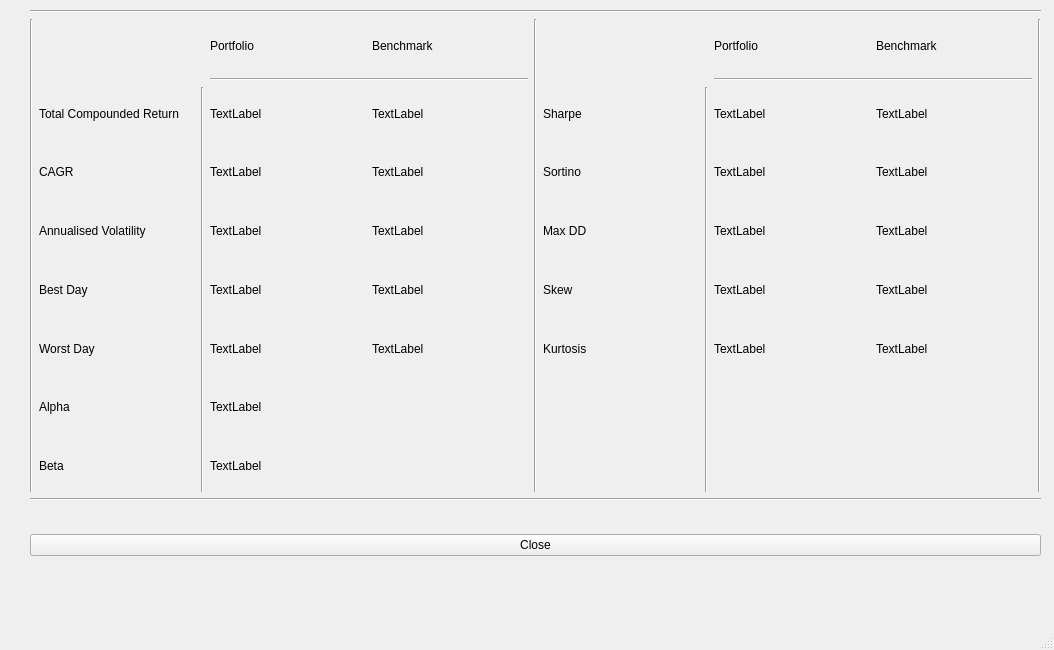
<?xml version="1.0" encoding="UTF-8"?>
<ui version="4.0">
 <class>portfolio_divs</class>
 <widget class="QMainWindow" name="portfolio_divs">
  <property name="geometry">
   <rect>
    <x>0</x>
    <y>0</y>
    <width>1054</width>
    <height>650</height>
   </rect>
  </property>
  <property name="windowTitle">
   <string>Portfolio Stats</string>
  </property>
  <widget class="QWidget" name="centralwidget">
   <widget class="QWidget" name="horizontalLayoutWidget">
    <property name="geometry">
     <rect>
      <x>30</x>
      <y>510</y>
      <width>1011</width>
      <height>71</height>
     </rect>
    </property>
    <layout class="QHBoxLayout" name="horizontalLayout">
     <item>
      <widget class="QPushButton" name="b_close">
       <property name="text">
        <string>Close</string>
       </property>
      </widget>
     </item>
    </layout>
   </widget>
   <widget class="QWidget" name="gridLayoutWidget">
    <property name="geometry">
     <rect>
      <x>30</x>
      <y>10</y>
      <width>1011</width>
      <height>491</height>
     </rect>
    </property>
    <layout class="QGridLayout" name="gridLayout_2">
     <item row="1" column="0" rowspan="9">
      <widget class="Line" name="line_2">
       <property name="orientation">
        <enum>Qt::Vertical</enum>
       </property>
      </widget>
     </item>
     <item row="3" column="1">
      <widget class="QLabel" name="key_2">
       <property name="text">
        <string>Total Compounded Return</string>
       </property>
      </widget>
     </item>
     <item row="3" column="3">
      <widget class="QLabel" name="val_2">
       <property name="text">
        <string>TextLabel</string>
       </property>
      </widget>
     </item>
     <item row="4" column="8">
      <widget class="QLabel" name="val_6">
       <property name="text">
        <string>TextLabel</string>
       </property>
      </widget>
     </item>
     <item row="1" column="1">
      <widget class="QLabel" name="key_1">
       <property name="text">
        <string/>
       </property>
      </widget>
     </item>
     <item row="1" column="8">
      <widget class="QLabel" name="val_4">
       <property name="text">
        <string>Portfolio</string>
       </property>
      </widget>
     </item>
     <item row="3" column="8">
      <widget class="QLabel" name="val_5">
       <property name="text">
        <string>TextLabel</string>
       </property>
      </widget>
     </item>
     <item row="3" column="6">
      <widget class="QLabel" name="key_5">
       <property name="text">
        <string>Sharpe</string>
       </property>
      </widget>
     </item>
     <item row="0" column="0" colspan="11">
      <widget class="Line" name="line_4">
       <property name="orientation">
        <enum>Qt::Horizontal</enum>
       </property>
      </widget>
     </item>
     <item row="1" column="3">
      <widget class="QLabel" name="val_1">
       <property name="text">
        <string>Portfolio</string>
       </property>
      </widget>
     </item>
     <item row="4" column="6">
      <widget class="QLabel" name="key_6">
       <property name="text">
        <string>Sortino</string>
       </property>
      </widget>
     </item>
     <item row="1" column="6">
      <widget class="QLabel" name="key_4">
       <property name="text">
        <string/>
       </property>
      </widget>
     </item>
     <item row="10" column="0" colspan="11">
      <widget class="Line" name="line_9">
       <property name="orientation">
        <enum>Qt::Horizontal</enum>
       </property>
      </widget>
     </item>
     <item row="4" column="3">
      <widget class="QLabel" name="val_3">
       <property name="text">
        <string>TextLabel</string>
       </property>
      </widget>
     </item>
     <item row="4" column="1">
      <widget class="QLabel" name="key_3">
       <property name="text">
        <string>CAGR</string>
       </property>
      </widget>
     </item>
     <item row="1" column="9">
      <widget class="QLabel" name="label_4">
       <property name="text">
        <string>Benchmark</string>
       </property>
      </widget>
     </item>
     <item row="3" column="9">
      <widget class="QLabel" name="label_15">
       <property name="text">
        <string>TextLabel</string>
       </property>
      </widget>
     </item>
     <item row="7" column="8">
      <widget class="QLabel" name="label_21">
       <property name="text">
        <string>TextLabel</string>
       </property>
      </widget>
     </item>
     <item row="1" column="4">
      <widget class="QLabel" name="label">
       <property name="text">
        <string>Benchmark</string>
       </property>
      </widget>
     </item>
     <item row="5" column="6">
      <widget class="QLabel" name="label_8">
       <property name="text">
        <string>Max DD</string>
       </property>
      </widget>
     </item>
     <item row="4" column="9">
      <widget class="QLabel" name="label_16">
       <property name="text">
        <string>TextLabel</string>
       </property>
      </widget>
     </item>
     <item row="5" column="9">
      <widget class="QLabel" name="label_18">
       <property name="text">
        <string>TextLabel</string>
       </property>
      </widget>
     </item>
     <item row="6" column="9">
      <widget class="QLabel" name="label_20">
       <property name="text">
        <string>TextLabel</string>
       </property>
      </widget>
     </item>
     <item row="7" column="6">
      <widget class="QLabel" name="label_10">
       <property name="text">
        <string>Kurtosis</string>
       </property>
      </widget>
     </item>
     <item row="5" column="1">
      <widget class="QLabel" name="label_5">
       <property name="text">
        <string>Annualised Volatility</string>
       </property>
      </widget>
     </item>
     <item row="3" column="4">
      <widget class="QLabel" name="label_2">
       <property name="text">
        <string>TextLabel</string>
       </property>
      </widget>
     </item>
     <item row="5" column="3">
      <widget class="QLabel" name="label_11">
       <property name="text">
        <string>TextLabel</string>
       </property>
      </widget>
     </item>
     <item row="4" column="4">
      <widget class="QLabel" name="label_3">
       <property name="text">
        <string>TextLabel</string>
       </property>
      </widget>
     </item>
     <item row="1" column="5" rowspan="9">
      <widget class="Line" name="line">
       <property name="orientation">
        <enum>Qt::Vertical</enum>
       </property>
      </widget>
     </item>
     <item row="6" column="6">
      <widget class="QLabel" name="label_9">
       <property name="text">
        <string>Skew</string>
       </property>
      </widget>
     </item>
     <item row="2" column="8" colspan="2">
      <widget class="Line" name="line_6">
       <property name="orientation">
        <enum>Qt::Horizontal</enum>
       </property>
      </widget>
     </item>
     <item row="5" column="8">
      <widget class="QLabel" name="label_17">
       <property name="text">
        <string>TextLabel</string>
       </property>
      </widget>
     </item>
     <item row="7" column="9">
      <widget class="QLabel" name="label_22">
       <property name="text">
        <string>TextLabel</string>
       </property>
      </widget>
     </item>
     <item row="3" column="7" rowspan="7">
      <widget class="Line" name="line_7">
       <property name="orientation">
        <enum>Qt::Vertical</enum>
       </property>
      </widget>
     </item>
     <item row="6" column="8">
      <widget class="QLabel" name="label_19">
       <property name="text">
        <string>TextLabel</string>
       </property>
      </widget>
     </item>
     <item row="5" column="4">
      <widget class="QLabel" name="label_12">
       <property name="text">
        <string>TextLabel</string>
       </property>
      </widget>
     </item>
     <item row="2" column="3" colspan="2">
      <widget class="Line" name="line_5">
       <property name="orientation">
        <enum>Qt::Horizontal</enum>
       </property>
      </widget>
     </item>
     <item row="3" column="2" rowspan="7">
      <widget class="Line" name="line_3">
       <property name="orientation">
        <enum>Qt::Vertical</enum>
       </property>
      </widget>
     </item>
     <item row="1" column="10" rowspan="9">
      <widget class="Line" name="line_10">
       <property name="orientation">
        <enum>Qt::Vertical</enum>
       </property>
      </widget>
     </item>
     <item row="9" column="1">
      <widget class="QLabel" name="label_7">
       <property name="text">
        <string>Beta</string>
       </property>
      </widget>
     </item>
     <item row="8" column="1">
      <widget class="QLabel" name="label_6">
       <property name="text">
        <string>Alpha</string>
       </property>
      </widget>
     </item>
     <item row="8" column="3">
      <widget class="QLabel" name="label_14">
       <property name="text">
        <string>TextLabel</string>
       </property>
      </widget>
     </item>
     <item row="9" column="3">
      <widget class="QLabel" name="label_13">
       <property name="text">
        <string>TextLabel</string>
       </property>
      </widget>
     </item>
     <item row="6" column="1">
      <widget class="QLabel" name="label_23">
       <property name="text">
        <string>Best Day</string>
       </property>
      </widget>
     </item>
     <item row="7" column="1">
      <widget class="QLabel" name="label_26">
       <property name="text">
        <string>Worst Day</string>
       </property>
      </widget>
     </item>
     <item row="6" column="3">
      <widget class="QLabel" name="label_24">
       <property name="text">
        <string>TextLabel</string>
       </property>
      </widget>
     </item>
     <item row="6" column="4">
      <widget class="QLabel" name="label_25">
       <property name="text">
        <string>TextLabel</string>
       </property>
      </widget>
     </item>
     <item row="7" column="3">
      <widget class="QLabel" name="label_27">
       <property name="text">
        <string>TextLabel</string>
       </property>
      </widget>
     </item>
     <item row="7" column="4">
      <widget class="QLabel" name="label_28">
       <property name="text">
        <string>TextLabel</string>
       </property>
      </widget>
     </item>
    </layout>
   </widget>
  </widget>
  <widget class="QMenuBar" name="menubar">
   <property name="geometry">
    <rect>
     <x>0</x>
     <y>0</y>
     <width>1054</width>
     <height>24</height>
    </rect>
   </property>
  </widget>
  <widget class="QStatusBar" name="statusbar"/>
 </widget>
 <resources/>
 <connections/>
</ui>
